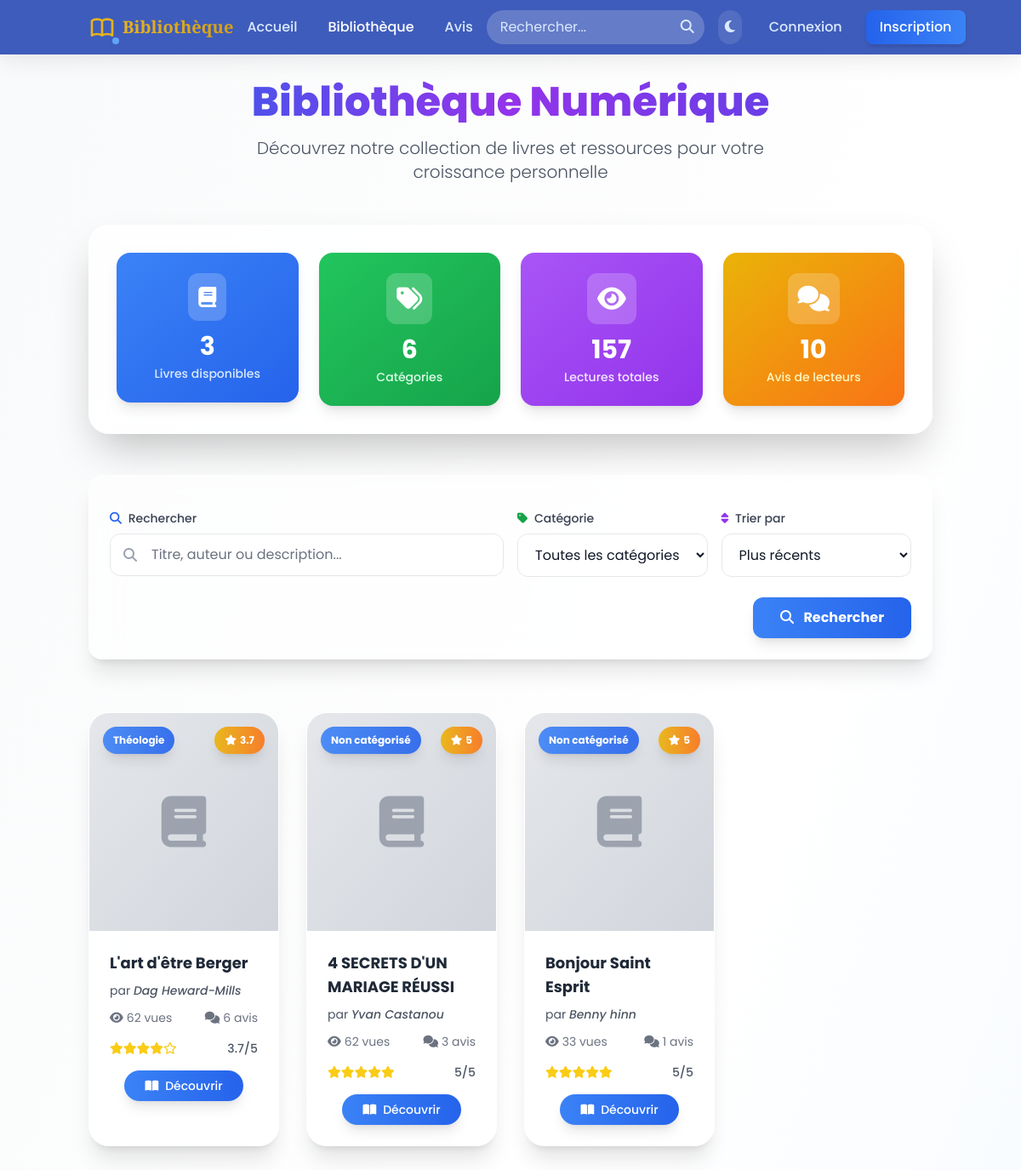
The page /library.php on the database its author committed.
### tables this page shows
CREATE TABLE `books` (
  `id` int(11) NOT NULL,
  `title` varchar(255) NOT NULL,
  `description` text DEFAULT NULL,
  `author` varchar(100) DEFAULT NULL,
  `cover_image` varchar(255) DEFAULT NULL,
  `file_path` varchar(255) NOT NULL,
  `pages_count` int(11) DEFAULT NULL,
  `publication_year` int(11) DEFAULT NULL,
  `publisher` varchar(100) DEFAULT NULL,
  `is_featured` tinyint(1) DEFAULT 0,
  `views_count` int(11) DEFAULT 0,
  `created_at` timestamp NULL DEFAULT current_timestamp(),
  `updated_at` timestamp NULL DEFAULT current_timestamp() ON UPDATE current_timestamp()
);

### library.php (the view, shortened to what the rows shown need)
<?php
require_once "classes/Core.php";
require_once "classes/Models.php";
require_once "classes/Repositories.php";
try {
    $bookRepository = new BookRepository();
    $search = trim($_GET['search'] ?? '');
    $category_id = intval($_GET['category'] ?? 0);
    $sort = $_GET['sort'] ?? 'newest';
    $page = max(1, intval($_GET['page'] ?? 1));
    $per_page = 20;
    $offset = ($page - 1) * $per_page;
    if (!empty($search)) {
        $books = $bookRepository->searchWithSort($search, $sort, $per_page, $offset);
        $total_books = $bookRepository->countSearch($search);
    } elseif ($category_id > 0) {
        $books = $bookRepository->findByCategoryWithSort($category_id, $sort, $per_page, $offset);
        $total_books = $bookRepository->countByCategory($category_id);
    } else {
        $books = $bookRepository->findAllWithSort($sort, $per_page, $offset);
    }
} catch (Exception $e) {
    if (config('app.debug', false)) {
        die("Erreur lors du chargement de la bibliothèque : " . $e->getMessage());
    } else {
        error_log("Library page error: " . $e->getMessage());
        $books = [];
        $categories = [];
        $global_stats = ['total_books' => 0, 'total_categories' => 0, 'total_views' => 0, 'total_comments' => 0];
        $total_books = 0;
        $total_pages = 0;
        $selected_category_name = '';
    }
}
include "includes/header.php";
?>
<div class="min-h-screen bg-gradient-to-br from-gray-50 via-white to-blue-50 dark:from-gray-900 dark:via-gray-800 dark:to-blue-900">
    <div class="container mx-auto px-4 py-8">
        <div class="text-center mb-12">
            <h1 class="text-5xl font-extrabold bg-gradient-to-r from-blue-600 via-purple-600 to-indigo-600 bg-clip-text text-transparent mb-4">
            </h1>
        </div>
        <div class="mb-8">
            <?php if (!empty($books)): ?>
                <div class="grid grid-cols-1 sm:grid-cols-2 md:grid-cols-3 lg:grid-cols-4 gap-8">
                    <?php foreach ($books as $index => $book): ?>
                        <div class="book-card bg-white/80 dark:bg-gray-800/80 backdrop-blur-lg rounded-3xl shadow-xl border border-white/20 dark:border-gray-700/20 overflow-hidden transition-all duration-500 hover:scale-105 hover:shadow-2xl group">
                            <a href="book.php?id=<?php echo $book->getId(); ?>" class="block h-full">
                                <div class="relative overflow-hidden">
                                    <?php if ($book->hasCover()): ?>
                                        <div class="w-full h-64 bg-gradient-to-br from-gray-200 to-gray-300 dark:from-gray-700 dark:to-gray-800 flex items-center justify-center" style="display:none;">
                                            <i class="fas fa-book text-6xl text-gray-400 dark:text-gray-500"></i>
                                        </div>
                                    <?php else: ?>
                                        <div class="w-full h-64 bg-gradient-to-br from-gray-200 to-gray-300 dark:from-gray-700 dark:to-gray-800 flex items-center justify-center">
                                            <i class="fas fa-book text-6xl text-gray-400 dark:text-gray-500"></i>
                                        </div>
                                    <?php endif; ?>
                                    <div class="absolute top-4 left-4 right-4 flex justify-between items-start">
                                        <div class="bg-gradient-to-r from-blue-500/90 to-blue-600/90 text-white text-xs font-bold px-3 py-2 rounded-full shadow-lg backdrop-blur-sm">
                                            <?php echo htmlspecialchars($book->getCategoryName() ?? 'Non catégorisé'); ?>
                                        </div>
                                        <?php if ($book->getAvgRating() && $book->getAvgRating() > 0): ?>
                                            <div class="bg-gradient-to-r from-yellow-500/90 to-orange-500/90 text-white text-xs font-bold px-3 py-2 rounded-full shadow-lg backdrop-blur-sm flex items-center">
                                                <i class="fas fa-star mr-1"></i>
                                                <?php echo round($book->getAvgRating(), 1); ?>
                                            </div>
                                        <?php endif; ?>
                                    </div>
                                </div>
                                <div class="p-6">
                                    <h3 class="font-bold text-lg line-clamp-2 text-gray-800 dark:text-white mb-2">
                                        <?php echo htmlspecialchars($book->getTitle()); ?>
                                    </h3>
                                    <?php if ($book->getAuthor()): ?>
                                        <p class="text-gray-600 dark:text-gray-400 text-sm mb-3">
                                            par <span class="italic font-medium"><?php echo htmlspecialchars($book->getAuthor()); ?></span>
                                        </p>
                                    <?php endif; ?>
                                    <div class="flex items-center justify-between text-sm text-gray-500 dark:text-gray-400 mb-4">
                                        <div class="flex items-center">
                                            <i class="fas fa-eye mr-1"></i>
                                            <?php echo $book->getFormattedViews(); ?> vues
                                        </div>
                                        <?php if ($book->getTotalReviews() && $book->getTotalReviews() > 0): ?>
                                            <div class="flex items-center">
                                                <i class="fas fa-comments mr-1"></i>
                                                <?php echo $book->getTotalReviews(); ?> avis
                                            </div>
                                        <?php endif; ?>
                                    </div>
                                    <?php if ($book->getAvgRating() && $book->getAvgRating() > 0): ?>
                                        <div class="flex items-center justify-between mb-4">
                                            <div class="flex items-center text-yellow-400">
                                                <?php foreach ($book->getStarsArray() as $isFilled): ?>
                                                    <i class="<?php echo $isFilled ? 'fas' : 'far'; ?> fa-star text-sm"></i>
                                                <?php endforeach; ?>
                                            </div>
                                            <span class="text-sm font-medium text-gray-600 dark:text-gray-400">
                                                <?php echo round($book->getAvgRating(), 1); ?>/5
                                            </span>
                                        </div>
                                    <?php endif; ?>
                                    <div class="flex justify-center">
                                        <span class="bg-gradient-to-r from-blue-500 to-blue-600 hover:from-blue-600 hover:to-blue-700 text-white text-sm font-medium px-6 py-2 rounded-full transition-all duration-300 hover:scale-105 shadow-lg inline-flex items-center">
                                            <i class="fas fa-book-open mr-2"></i>
                                            Découvrir
                                        </span>
                                    </div>
                                </div>
                            </a>
                        </div>
                    <?php endforeach; ?>
                </div>
            <?php endif; ?>
        </div>
    </div>
</div>
<?php include "includes/footer.php"; ?>

### rows shown on the page
books: CategoryName "Théologie", AvgRating "3.7", title "L'art d'être Berger", author "Dag Heward-Mills", views_count "62", TotalReviews "6"
books: CategoryName "Non catégorisé", AvgRating "5", title "4 SECRETS D'UN MARIAGE RÉUSSI", author "Yvan Castanou", views_count "62", TotalReviews "3"
books: CategoryName "Non catégorisé", AvgRating "5", title "Bonjour Saint Esprit", author "Benny hinn", views_count "33", TotalReviews "1"

### other values the page prints
$global_stats['total_books'] "3"
$global_stats['total_categories'] "6"
$global_stats['total_views'] "157"
$global_stats['total_comments'] "10"
